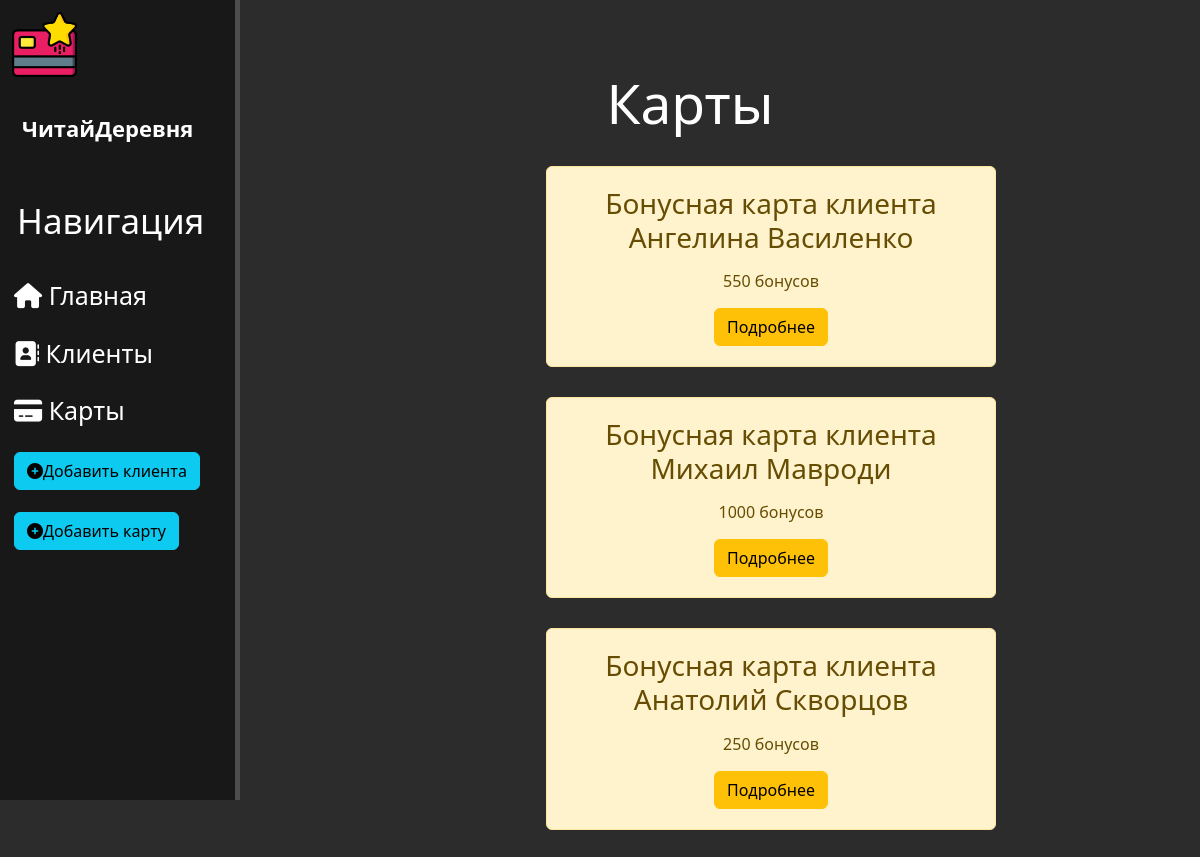
The page /bonus/ on the database its author committed.
### bonus/models.py (models this page shows, shortened)
class BonusCard(models.Model):
    owner = models.OneToOneField(Client, on_delete=models.CASCADE, related_name='bonus_cards')
    card_number = models.CharField('Номер карты', max_length=30, unique=True)
    bonus = models.PositiveIntegerField('Количество бонусов')
    expiration_date = models.DateField('Действительна до')
    def __str__(self):
        return f'Бонусная карта клиента {self.owner.name} {self.owner.surname}'
    class Meta:
        verbose_name = 'Бонусная карта'
        verbose_name_plural = 'Бонусные карты'

class Client(models.Model):
    client_id = models.CharField(max_length=150, unique=True)
    name = models.CharField('Имя', max_length=150)
    surname = models.CharField('Фамилия', max_length=150)
    number = models.CharField('Телефон', max_length=150)
    birth = models.DateField('Дата рождения')
    email = models.CharField('email', max_length=150)
    class Meta:
        verbose_name = 'Клиент'
        verbose_name_plural = 'Клиенты'

### bonus/views.py (the view)
def bonus_home(request):
    cards = BonusCard.objects.all()
    return render(request, 'bonus/bonus_home.html', {'cards': cards})

### bonus/templates/bonus/bonus_home.html (shortened to what this page needs)
{% extends 'main/layout.html' %}
{% block content %}
    <div class="features">
        <h1>Карты</h1>
        {% if cards %}
            {% for el in cards %}
             <div class="alert alert-warning">
                <h3>{{ el }}</h3>
                <p> {{ el.bonus }} бонусов </p>
                 <a href="{% url 'card-detail' el.id %}" class="btn btn-warning">Подробнее</a>
             </div>
            {% endfor %}
        {% else %}
            <p>Записей пока нет :(</p>
        {% endif %}
    </div>
{% endblock %}

### main/static/main/css/main.css (style rules this page uses)
body { background: #2c2c2c; }
main .features { float: left; color: #fff; margin-top: 70px; text-align: center; width: 75%; }
main .features h1 { font-size: 55px; }
main .features p { max-width: 400px; margin: 15px auto; text-align: center; }
.alert-warning { float: center; clear: both; width: 450px; margin: 30px 34%; padding: 20px; }

### main/templates/main/layout.html (style rules this page uses)
a { text-decoration: none; }

### rows shown on the page
BonusCard: owner.surname "Бонусная карта клиента Ангелина Василенко", bonus "550"
BonusCard: owner.surname "Бонусная карта клиента Михаил Мавроди", bonus "1000"
BonusCard: owner.surname "Бонусная карта клиента Анатолий Скворцов", bonus "250"
